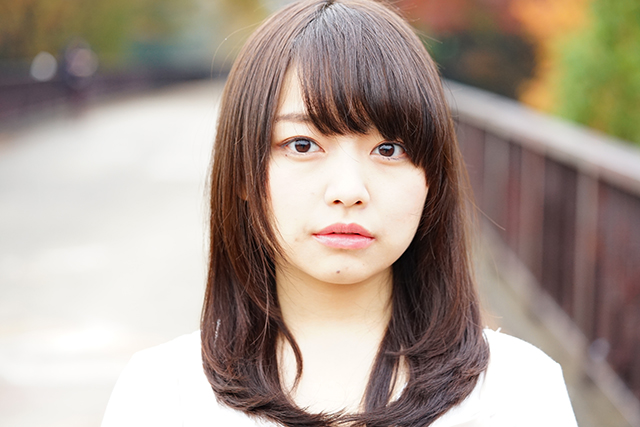
#> input picture data/misao-ueda-01.jpg, 640 x 427 px
$ jupyter execute GAN.ipynb   (shell and % lines are left out)
#> lines starting #> are read from the running program, lines starting #| are printed output that depends on the picture
# 顔切りだし

[cell 1]
import cv2
import glob

HAAR_FILE = "./haarcascades/haarcascade_frontalface_alt.xml"
cascade = cv2.CascadeClassifier(HAAR_FILE)

load_img_list = []
face_cut = []
count= 0
#出力画像のディレクトリパス
output_path = "./data/output/"
#加工元の画像ディレクトリパス
img_list = glob.glob("./data/misao-ueda-01.jpg")

[cell 2]
for img in img_list:
    load_img_list.append(cv2.imread(img))

[cell 3]
for load_img in load_img_list:
    face_rects = cascade.detectMultiScale(load_img)
    print(face_rects)
    if(len(face_rects) !=0):
        for face_rect in face_rects:
            x = face_rect[0]
            y = face_rect[1]
            w = face_rect[2]
            h = face_rect[3]
            face_cut = load_img[y:y + h, x:x + w]
            face_cut = cv2.resize(face_cut, dsize =(256, 256))
            img_name = output_path + "img_" + str(count) + ".jpg"
            cv2.imwrite(img_name, face_cut)
            count += 1
    else:pass
#> this loop made 1 pass
#> face_rects on pass 1: [[249, 84, 192, 192]]
#| [[249  84 192 192]]
#> pass 1, `cv2.imwrite(img_name, face_cut)`:
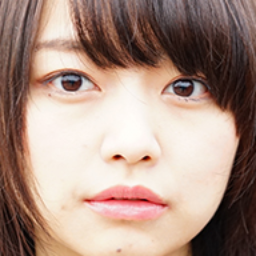
#> saved as img_0.jpg: shape (256, 256, 3); mean B, G, R 132.2, 144.4, 170.4
#> after the loop, count = 1
